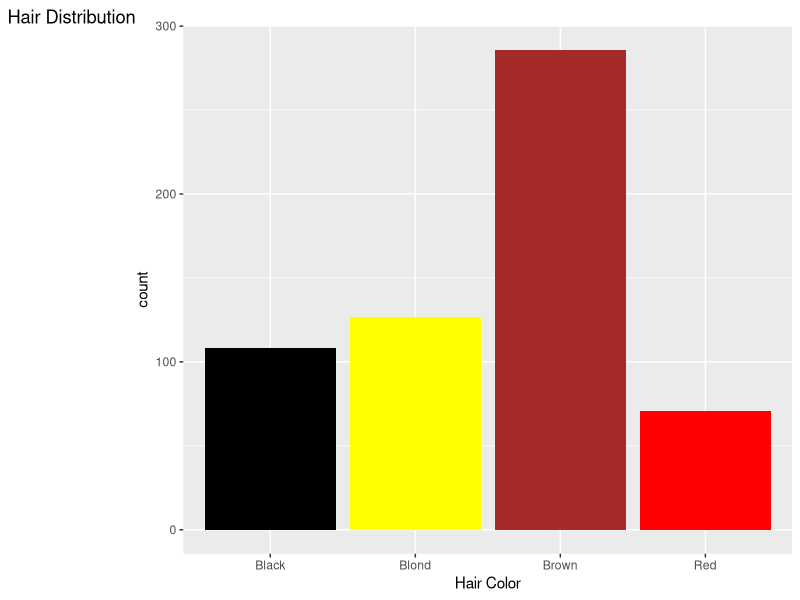
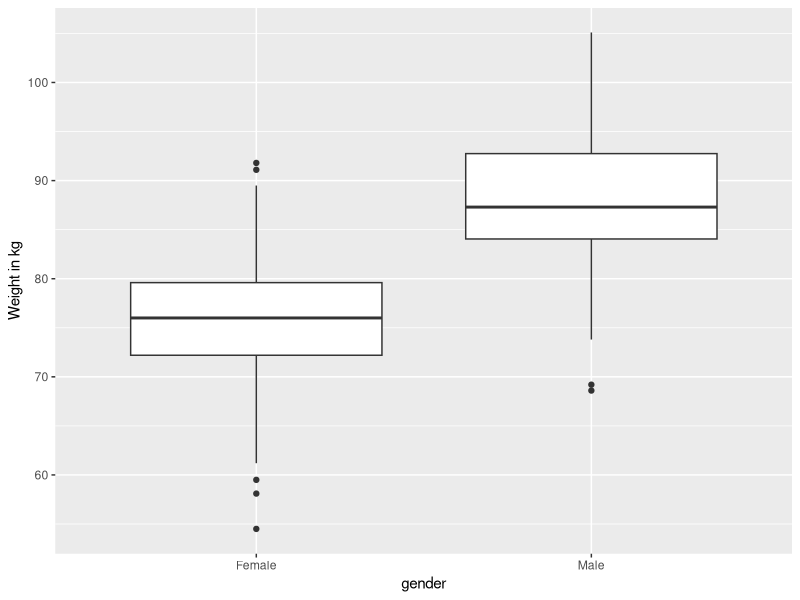
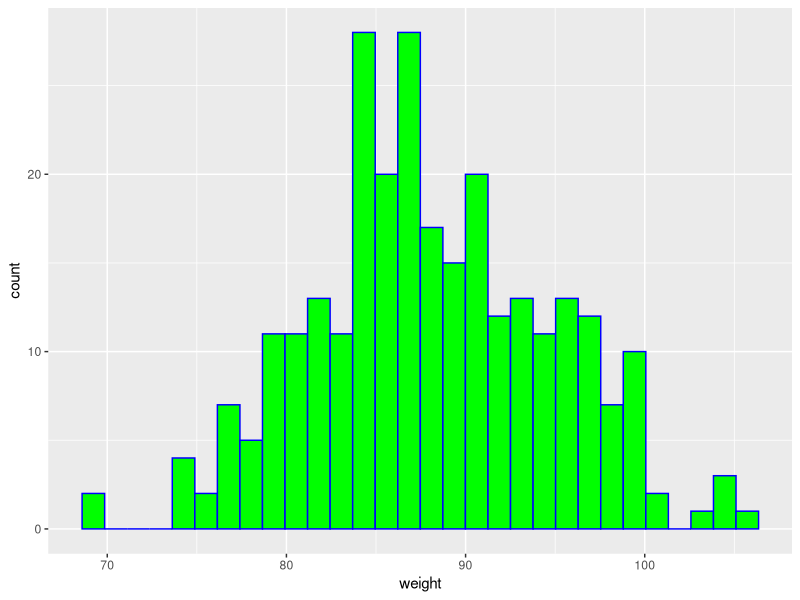
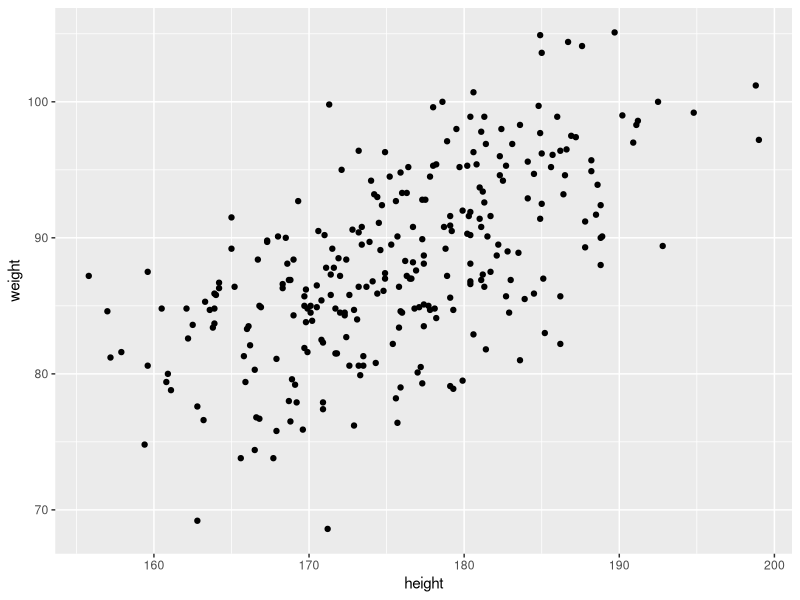

The R source for these figures, in order:
## ---- chunk 1
knitr::opts_chunk$set(echo = TRUE)
library(tidyverse)
## ---- chunk 2

#set working directory first
library(tidyverse)
features <- read_csv('people.csv')
head(features)

# (a) Answer below:
#hair col is categorical
#eye col is categorical 
#gender col is categorical
#height col is numerical 
#weight col is numerical

# (b) Answer below:
#Produce a bar graph showing the distribution of hair colours with the following:

 #  Different colour for different bars

  # A title.

   #A x-axis label.
   
ggplot(data = features, aes(x = hair)) + 
  geom_bar(fill=c('Black', 'Yellow', 'Brown', 'Red')) + 
  labs(tag = 'Hair Distribution') + 
  xlab('Hair Color')

  


# (c) Answer below:
  #c. Produce a side-by-side boxplot of weight by gender with y-axis label "Weight in kg".

 ggplot(features, aes(x = gender, y = weight)) + 
   geom_boxplot() + 
   ylab("Weight in kg")

## ---- chunk 3

#a
head(features)
hazel_count<-0
for(color in features$eye) {
  if(color == 'Hazel') {
    hazel_count <- hazel_count + 1
  }
}
hazel_count
#b
sample_proportion <- hazel_count / length(features$eye) 
sample_proportion


## ---- chunk 4

# (a) Answer below:
boot_var <- numeric(5000)
for (i in 1:5000) {
    resampled_data <- sample(features$height, replace = TRUE)
    boot_var[i] <- var(resampled_data)
}
boot_var

# (b) Answer below:
var(boot_var)

# (c) Answer below:
lower_quantile <- quantile(boot_var, 0.05)
upper_quantile <- quantile(boot_var, 0.95)

bootstrapped_confidence_interval <- c(lower_quantile, upper_quantile)
bootstrapped_confidence_interval

## ---- chunk 5

library(dplyr)
#a

#Create a data frame named "male.features" that contains information only for 
 #  male. There should be 279 observations in this new data frame. Show the first
  # six observations of male.features.
   
#For part b to e, use the data frame "male.features". If you don't know how to do
#part a, then use the features data frame. Some mark will be deducted.


filtered <- features %>% 
  filter(gender == 'Male')%>% 
  group_by(gender) 

  
male.features <- data.frame(filtered)
male.features[1:6,]
#b
ggplot(male.features, aes(x = weight)) + 
  geom_histogram(color = 'blue', fill = 'green')

#c
#set.seed(12345)
#x <- sample(male.features$weights, size = 144, replace = FALSE)
#x



#d
#Compute the mean, standard deviation, estimated standard error for the sample and save them as #some variable names of your choice.

mean <- mean(male.features)
mean_sd <- sd(mean)
#standard_error <- sd(male.features)

mean_sd
#standard_error




#e

mean_weight <- mean(male.features$weight)


lower_quantile <- quantile(male.features$weight, 0.016)
upper_quantile <- quantile(male.features$weight, 0.84)

confidence_interval <- c(lower_quantile, upper_quantile)
confidence_interval

## ---- chunk 6

# (a) Answer below:
ggplot(male.features, aes(x = height, y = weight)) + 
  geom_point()



# (b) Answer below:


# (c) Answer below:
args(cor)
cor(x = male.features$height, y = male.features$weight)



